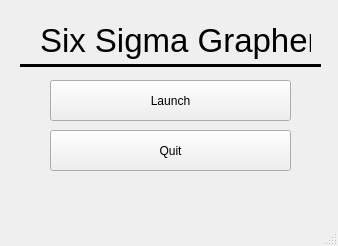
<?xml version="1.0" encoding="UTF-8"?>
<ui version="4.0">
 <class>MainWindow</class>
 <widget class="QMainWindow" name="MainWindow">
  <property name="geometry">
   <rect>
    <x>0</x>
    <y>0</y>
    <width>338</width>
    <height>246</height>
   </rect>
  </property>
  <property name="windowTitle">
   <string>MainWindow</string>
  </property>
  <widget class="QWidget" name="centralwidget">
   <widget class="QLabel" name="label">
    <property name="geometry">
     <rect>
      <x>40</x>
      <y>10</y>
      <width>271</width>
      <height>61</height>
     </rect>
    </property>
    <property name="font">
     <font>
      <pointsize>25</pointsize>
     </font>
    </property>
    <property name="text">
     <string>Six Sigma Grapher</string>
    </property>
   </widget>
   <widget class="Line" name="line">
    <property name="geometry">
     <rect>
      <x>20</x>
      <y>20</y>
      <width>301</width>
      <height>91</height>
     </rect>
    </property>
    <property name="frameShadow">
     <enum>QFrame::Plain</enum>
    </property>
    <property name="lineWidth">
     <number>3</number>
    </property>
    <property name="orientation">
     <enum>Qt::Horizontal</enum>
    </property>
   </widget>
   <widget class="QPushButton" name="launchButton">
    <property name="geometry">
     <rect>
      <x>50</x>
      <y>80</y>
      <width>241</width>
      <height>41</height>
     </rect>
    </property>
    <property name="text">
     <string>Launch</string>
    </property>
   </widget>
   <widget class="QPushButton" name="quitButton">
    <property name="geometry">
     <rect>
      <x>50</x>
      <y>130</y>
      <width>241</width>
      <height>41</height>
     </rect>
    </property>
    <property name="text">
     <string>Quit</string>
    </property>
   </widget>
  </widget>
  <widget class="QMenuBar" name="menubar">
   <property name="geometry">
    <rect>
     <x>0</x>
     <y>0</y>
     <width>338</width>
     <height>21</height>
    </rect>
   </property>
  </widget>
  <widget class="QStatusBar" name="statusbar"/>
 </widget>
 <resources/>
 <connections/>
</ui>
